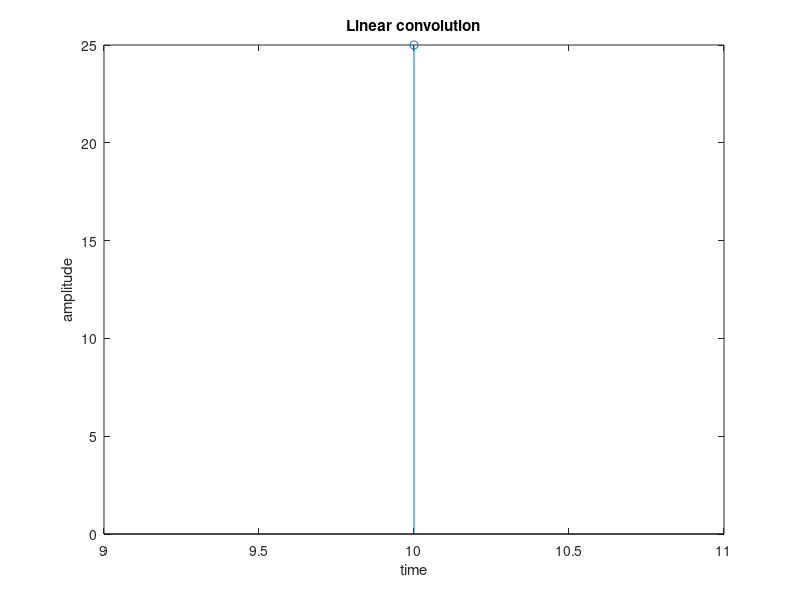

Write MATLAB code to recreate this figure.
clc;
close all;
clear all;
x1=input('Enter the input sequence x[n]:');
x2=input('Enter the starting time index of x[n]:');
h1=input('Enter the impulse response h[n]:');
h2=input('Enter the starting time index of h[n]:');
y=conv(x1,h1);
n=x2+h2:length(y)+x2+h2-1;
disp('The convoluted sequence is given below:');
stem(n,y);
xlabel('time');
ylabel('amplitude');
title('Linear convolution');